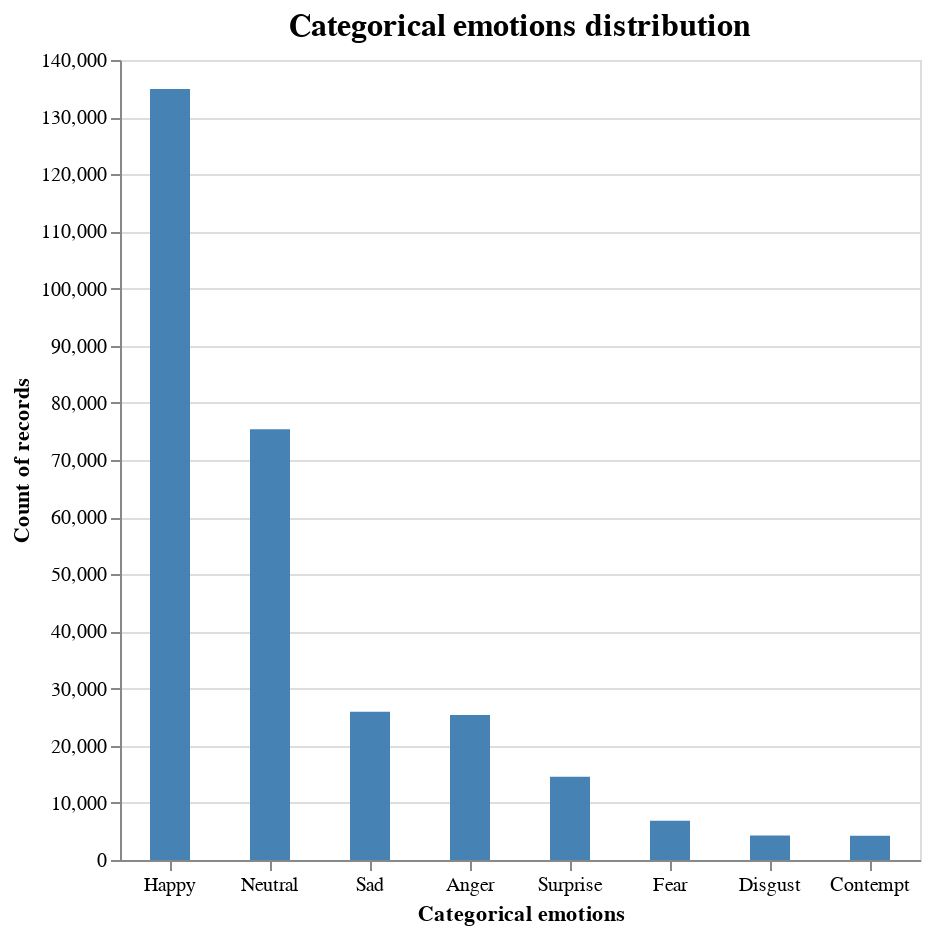

This figure's notebook cell:
### Code cell
# Create a histogram with mean line for valence
cat_emot_bar_plot = alt.Chart(counts).mark_bar(color="steelblue", width=20).encode(
    alt.X("cat_emot_label:N", sort='-y', 
          axis=alt.Axis(labelAngle=0, title="Categorical emotions", labelFlush=False)),
    alt.Y('count:Q', title = 'Count of records'),
    tooltip=[
        alt.Tooltip('cat_emot_label:N', title='Categorical emotion'),
        alt.Tooltip('count:Q', title = 'Count of records')]
).properties(
    title=alt.TitleParams(text='Categorical emotions distribution', fontSize=16),
    width=400,
    height=400
)

cat_emot_bar_plot.interactive()

### Figure 1 — Vega-Lite specification as saved in the notebook (floating-point values rounded to 4 significant figures)
{"config": {"view": {"continuousWidth": 300, "continuousHeight": 300}}, "data": {"name": "data-9bc4a4ea27e228053044230d759f5426"}, "mark": {"type": "bar", "color": "steelblue", "width": 20}, "encoding": {"tooltip": [{"field": "cat_emot_label", "title": "Categorical emotion", "type": "nominal"}, {"field": "count", "title": "Count of records", "type": "quantitative"}], "x": {"axis": {"labelAngle": 0, "labelFlush": false, "title": "Categorical emotions"}, "field": "cat_emot_label", "sort": "-y", "type": "nominal"}, "y": {"field": "count", "title": "Count of records", "type": "quantitative"}}, "height": 400, "params": [{"name": "param_51", "select": {"type": "interval", "encodings": ["x", "y"]}, "bind": "scales"}], "title": {"text": "Categorical emotions distribution", "fontSize": 16}, "width": 400, "$schema": "https://vega.github.io/schema/vega-lite/v5.15.1.json", "datasets": {"data-9bc4a4ea27e228053044230d759f5426": [{"cat_emot": 1, "count": 134915, "cat_emot_label": "Happy"}, {"cat_emot": 0, "count": 75374, "cat_emot_label": "Neutral"}, {"cat_emot": 2, "count": 25959, "cat_emot_label": "Sad"}, {"cat_emot": 6, "count": 25382, "cat_emot_label": "Anger"}, {"cat_emot": 3, "count": 14590, "cat_emot_label": "Surprise"}, {"cat_emot": 4, "count": 6878, "cat_emot_label": "Fear"}, {"cat_emot": 5, "count": 4303, "cat_emot_label": "Disgust"}, {"cat_emot": 7, "count": 4249, "cat_emot_label": "Contempt"}]}}
